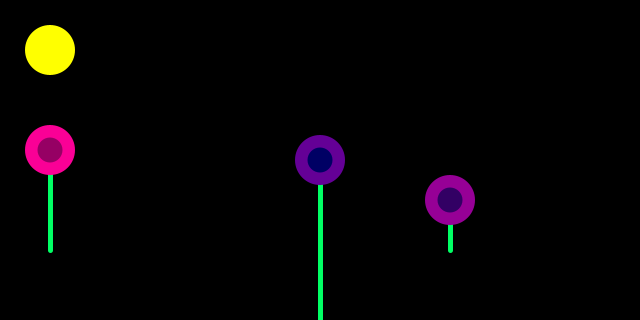
Frame 1 (no input)
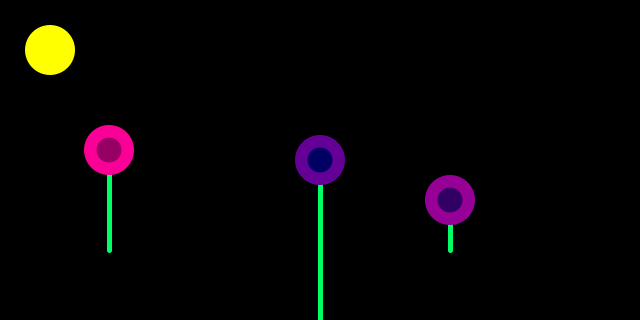
Frame 60 (the mouse pressed at the canvas centre just before this capture)
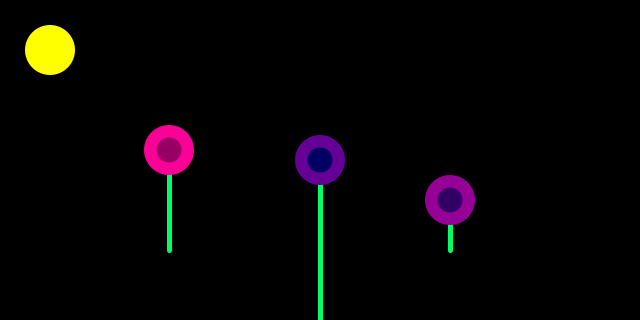
Frame 120 (the mouse held since frame 60 and released just before this capture)

The Processing sketch that drew these frames (run headless with seeded random() and noise(); from frame 60 on, the mouse is pressed at the canvas centre):

// Processing sketch: function_moving
// ── function_moving.pde
float circleX = 50;

void setup() {
  size(640, 320);

}

void draw() {
  background(0);

  sun();
  flower(circleX, 150, 250, 100);
  flower(320, 160, 100, 200);
  flower(450, 200, 150, 50);
  
  circleX = circleX + 1;

}

void sun(){
  //sun
  noStroke();
  fill(255, 255, 0);
  circle( 50, 50, 50);
}

void flower(float x, float y, float red, float stem){
  //stem
  strokeWeight(5);
  stroke(0, 255, 100);
  line(x, y, x, y + stem);
  
  //flower outer
  noStroke();
  fill(red, 0, 150);
  circle(x, y, 50);
  
  //flower center
  noStroke();
  fill(red - 100, 0, 100);
  circle( x, y, 25);
  
  
}
